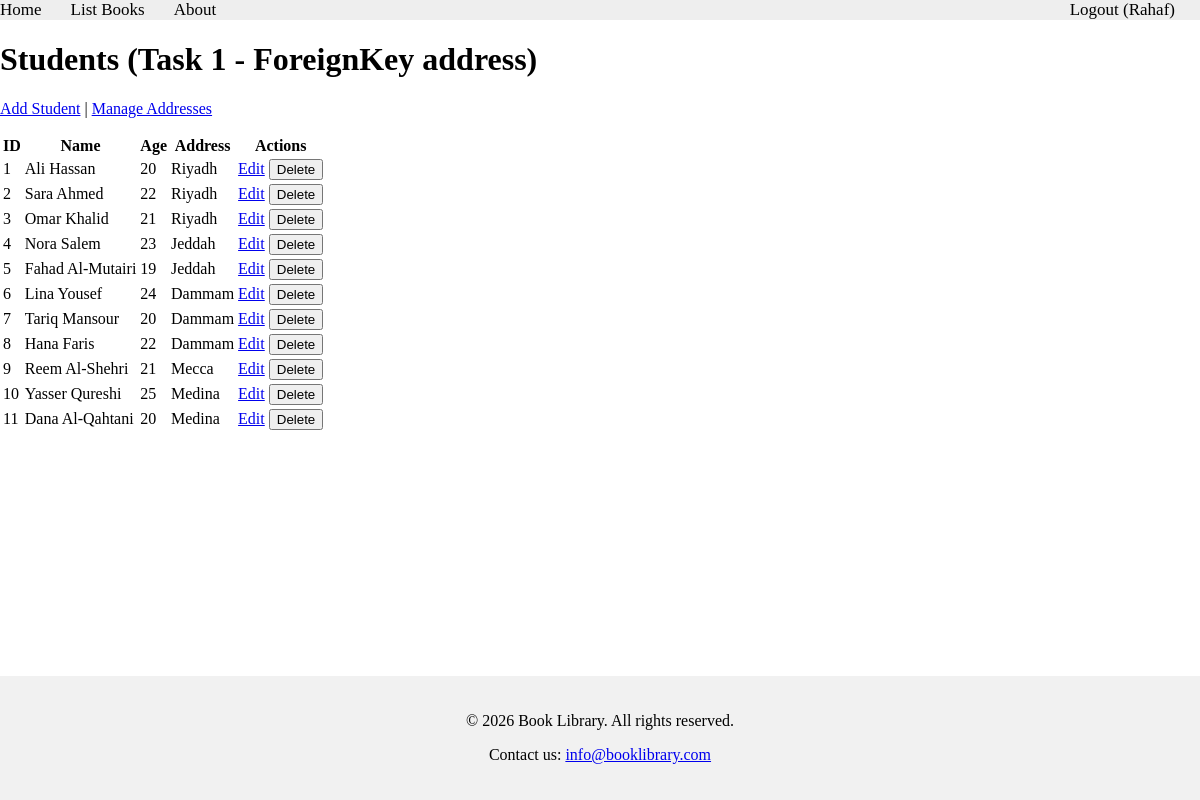
The app's page /books/lab11/task1/students (signed in) with its own data.
### apps/bookmodule/models.py (models this page shows, shortened)
class Student(models.Model):
    name = models.CharField(max_length=100)
    age = models.IntegerField()
    address = models.ForeignKey(Address, on_delete=models.CASCADE)

class Address(models.Model):
    city = models.CharField(max_length=100)

### apps/bookmodule/views.py (the view)
# urls.py: path('lab11/task1/students', views.lab11_task1_list_students, name="books.lab11.task1.list_students"),
@login_required
def lab11_task1_list_students(request):
    students = Student.objects.select_related('address').order_by('id')
    return render(request, 'bookmodule/lab11_task1_list_students.html', {'students': students})

### apps/template/bookmodule/lab11_task1_list_students.html (shortened to what this page needs)
{% extends 'layouts/base.html' %}
{% block content %}
<h1>Students (Task 1 - ForeignKey address)</h1>
<p>
    <a href="{% url 'books.lab11.task1.add_student' %}">Add Student</a> |
    <a href="{% url 'books.lab11.task1.list_addresses' %}">Manage Addresses</a>
</p>
<table>
    <tr><th>ID</th><th>Name</th><th>Age</th><th>Address</th><th>Actions</th></tr>
    {% for student in students %}
    <tr>
        <td>{{ student.id }}</td>
        <td>{{ student.name }}</td>
        <td>{{ student.age }}</td>
        <td>{{ student.address.city }}</td>
        <td>
            <a href="{% url 'books.lab11.task1.edit_student' student.id %}">Edit</a>
            <form method="post" action="{% url 'books.lab11.task1.delete_student' student.id %}" style="display:inline"
                  onsubmit="return confirm('Delete {{ student.name }}?');">
                <button type="submit">Delete</button>
            </form>
        </td>
    </tr>
    {% empty %}
    <tr><td colspan="5">No students yet.</td></tr>
    {% endfor %}
</table>
{% endblock %}

### apps/template/includes/header.html
{% with request.resolver_match.url_name as url_name %}
<div class="topnav">
<a class="{% if url_name == 'books.index' %}active{% endif %}" href="{% url 'books.index' %}">Home</a>
<a class="{% if url_name == 'books.list_books' %}active{% endif %}" href="{% url 'books.list_books' %}">List Books</a>
<a class="{% if url_name == 'books.aboutus' %}active{% endif %}" href="{% url 'books.aboutus' %}">About</a>
{% if user.is_authenticated %}
    <a href="{% url 'users.logout' %}" style="float:right;">Logout ({{ user.username }})</a>
{% else %}
    <a class="{% if url_name == 'users.login' %}active{% endif %}" href="{% url 'users.login' %}" style="float:right;">Login</a>
    <a class="{% if url_name == 'users.register' %}active{% endif %}" href="{% url 'users.register' %}" style="float:right;">Register</a>
{% endif %}
</div>
{% endwith %}

### apps/static/styles.css (style rules this page uses)
.topnav { background-color: #eeeeee; width: 100%; }
.topnav a { color: #000000; text-align: center; margin-right: 25px; text-decoration: none; font-size: 17px; }

### apps/template/layouts/base.html (style rules this page uses)
body { display: flex; flex-direction: column; min-height: 100vh; margin: 0; }

### records on screen
Student: id "1", name "Ali Hassan", age "20", address.city "Riyadh"
Student: id "2", name "Sara Ahmed", age "22", address.city "Riyadh"
Student: id "3", name "Omar Khalid", age "21", address.city "Riyadh"
Student: id "4", name "Nora Salem", age "23", address.city "Jeddah"
Student: id "5", name "Fahad Al-Mutairi", age "19", address.city "Jeddah"
Student: id "6", name "Lina Yousef", age "24", address.city "Dammam"
Student: id "7", name "Tariq Mansour", age "20", address.city "Dammam"
Student: id "8", name "Hana Faris", age "22", address.city "Dammam"
Student: id "9", name "Reem Al-Shehri", age "21", address.city "Mecca"
Student: id "10", name "Yasser Qureshi", age "25", address.city "Medina"
Student: id "11", name "Dana Al-Qahtani", age "20", address.city "Medina"

### other values on screen
{{ user.username }} "Rahaf"
